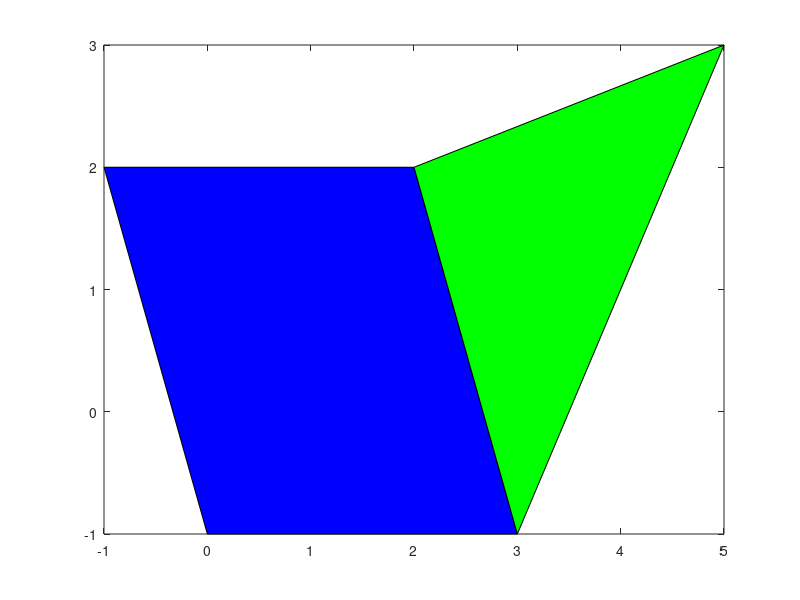
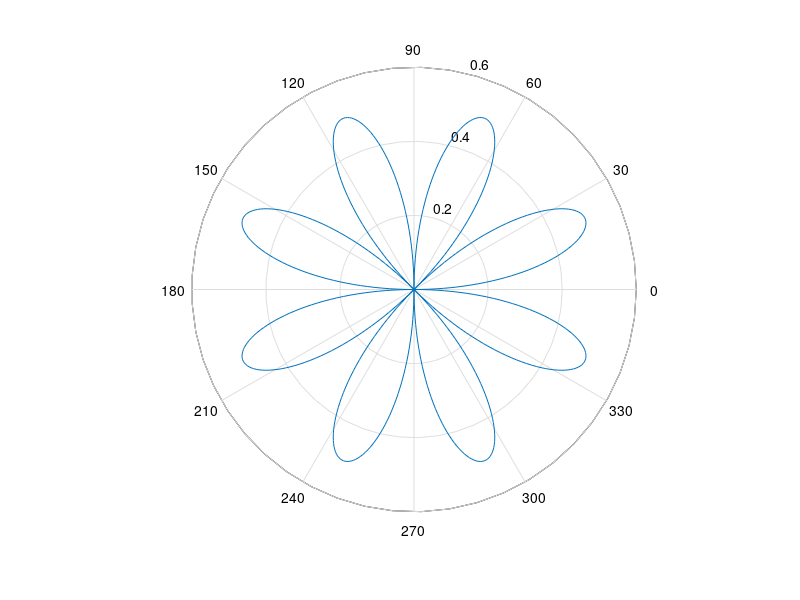
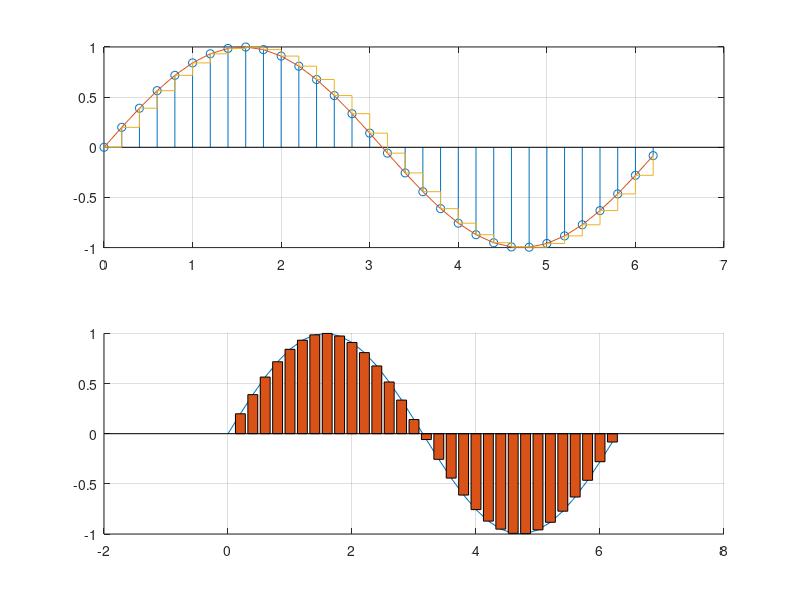
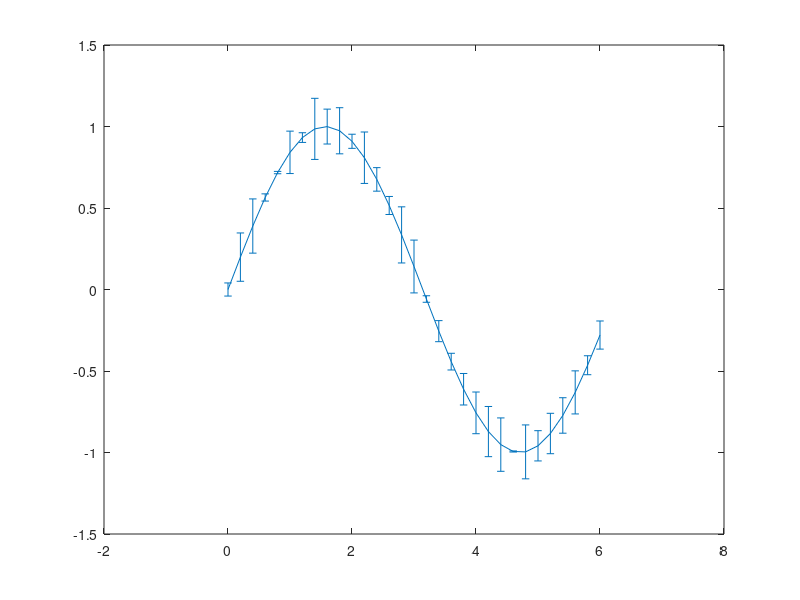

The MATLAB source for these figures, in order:
function graphics2d()
    function histograms()
        figure(5);
        x=-3:.3:3;
        y=randn(10000,1);
        hist(y,x);
        figure(6);
        subplot(2,1,1);
        x=2*pi*rand(100,1);
        [t r]=rose(x,10);
        rose(x,10);
        hold on;
        subplot(2,1,2);
        polar(t,r);
        hold off;
    end
    function plots()
        figure(3);
        t=0:0.2:2*pi;
        f=sin(t);
        subplot(2,1,1);
        stem(t,f);
        hold on;
        grid;
        plot(t,f);
        stairs(t,f);
        hold off;
        subplot(2,1,2);
        hold on;
        plot(t,f);
        grid;
        bar(t,f);
        hold off;
        figure(4);
        x=0:.2:6;
        y=sin(x);
        e=rand(size(x))/5;
        errorbar(x,y,e);
    end
x1=[0 3 2 -1];
y1=[-1 -1 2 2];
x2=[3 5 2];
y2=[-1 3 2];
figure(1);
fill(x1,y1,'b',x2,y2,'g');
t=0:.01:2*pi;
f=sin(2*t).*cos(2*t);
figure(2);
polar(t,f);
%functions call
plots();
histograms()
%another plots
figure(7);
z=[2-5*i -2+i 3+2*i];
subplot(2,1,1);
compass(z);
grid;
hold on;
subplot(2,1,2);
feather(z);
grid;
hold off;
figure(8);
t=0:1/10000:.1;
y=sin(2*pi*50*t);
comet(t,y,.2);

end